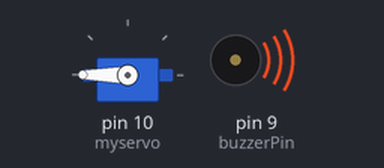
A sketch run on a simulated Arduino Uno, built with avr-gcc and run on an emulated ATmega328P. On the bench: servo, buzzer (waves = sounding).

Above: at 0.1 s.
At 6.3 s:
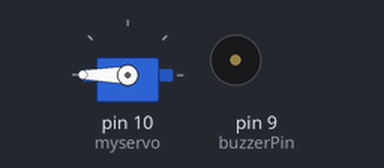
At 21.7 s:
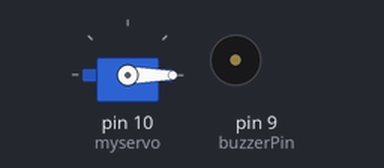
At 35.7 s:
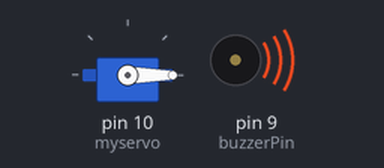
Timing chart, 0 to 40.0 s (numbered marks = the images above):
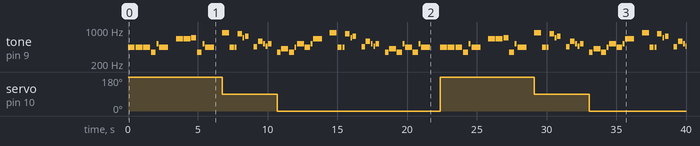

Measured:
- by itself, servo on pin 10 (myservo): 180° → 90° at 6.8 s, → 0° 4.0 s later, → 180° 11.7 s later, → 90° 6.8 s later, … (5 changes in this stretch)
- by itself, tone on pin 9 (buzzerPin): plays 440 Hz for 0.50 s, 440 Hz for 0.50 s, 440 Hz for 0.50 s, 349 Hz for 0.35 s, 523 Hz for 0.15 s, 440 Hz for 0.65 s … (91 notes in this stretch)

The sketch:

music.ino
```cpp
#include <Servo.h>

const int c = 261;
const int d = 294;
const int e = 329;
const int f = 349;
const int g = 391;
const int gS = 415;
const int a = 440;
const int aS = 455;
const int b = 466;
const int cH = 523;
const int cSH = 554;
const int dH = 587;
const int dSH = 622;
const int eH = 659;
const int fH = 698;
const int fSH = 740;
const int gH = 784;
const int gSH = 830;
const int aH = 880;

const int buzzerPin = 9;
const int servoPin = 10;

int counter = 0;
Servo myservo;

void setup()
{
 //Setup pin modes
 pinMode(buzzerPin, OUTPUT);
 myservo.attach(10);
}

void loop()
{
 myservo.write(180);
 //Play first section
 firstSection();
 myservo.write(90);
 //Play second section
 secondSection();
 myservo.write(0);

 //Variant 1
 beep(f, 250);
 beep(gS, 500);
 beep(f, 350);
 beep(a, 125);
 beep(cH, 500);
 beep(a, 375);
 beep(cH, 125);
 beep(eH, 650);

 delay(500);

 //Repeat second section
 secondSection();

 //Variant 2
 beep(f, 250);
 beep(gS, 500);
 beep(f, 375);
 beep(cH, 125);
 beep(a, 500);
 beep(f, 375);
 beep(cH, 125);
 beep(a, 650);

 delay(650);
}

void beep(int note, int duration)
{
 //Play tone on buzzerPin
 tone(buzzerPin, note, duration);

 //Play different LED depending on value of 'counter'
 if(counter % 2 == 0)
 {

 delay(duration);

 }else
 {
 delay(duration);

 }

 //Stop tone on buzzerPin
 noTone(buzzerPin);

 delay(50);

 //Increment counter
 counter++;
}

void firstSection()
{
 beep(a, 500);

 beep(a, 500);

 beep(a, 500);
 beep(f, 350);
 beep(cH, 150);
 beep(a, 650);

 delay(500);

 beep(eH, 500);

 beep(eH, 500);
 beep(fH, 350);

 beep(f, 350);
 beep(cH, 150);
 beep(a, 650);

 delay(500);
}

void secondSection()
{
 beep(aH, 500);
 beep(a, 300);
 beep(a, 150);

 beep(gSH, 325);


 beep(fH, 125);
 beep(fSH, 250);

 delay(325);

 beep(aS, 250);

 beep(dH, 325);

 beep(cH, 125);
 beep(b, 125);
 beep(cH, 250);

 delay(350);
}
```
